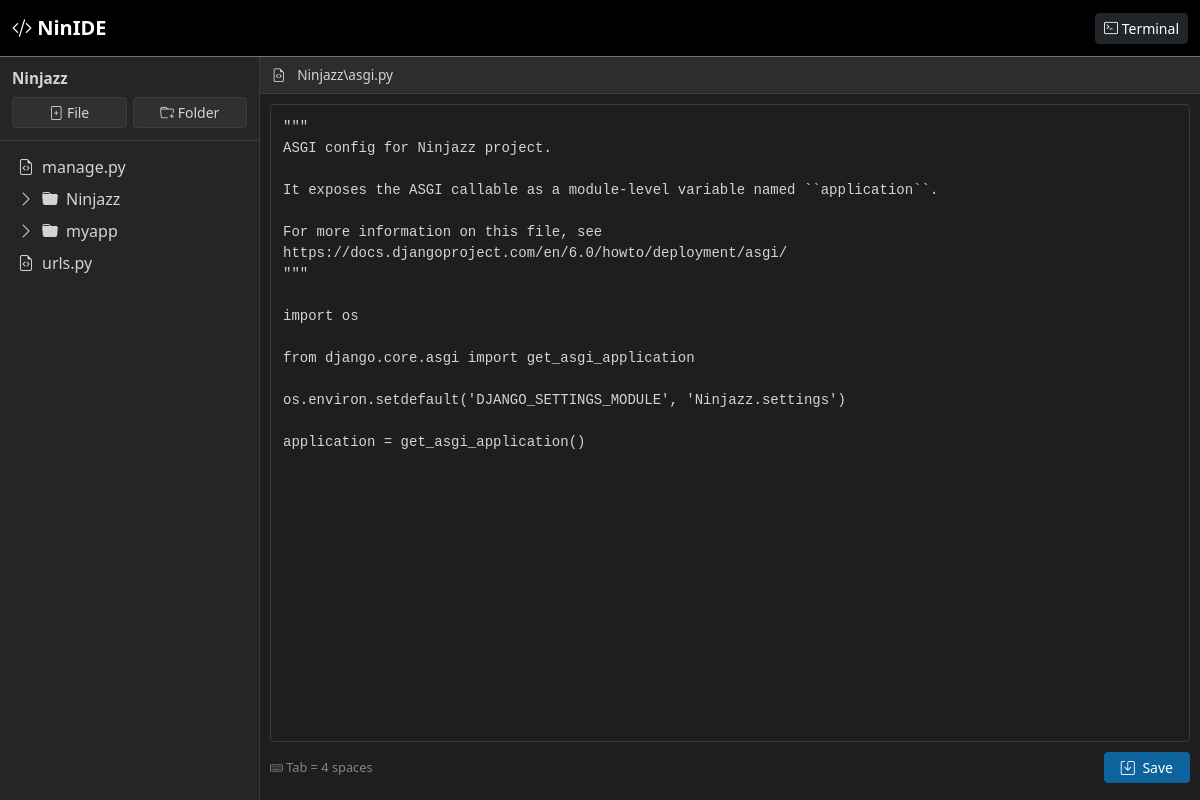
Page /file/216/ on the committed database.
### editor/models.py (models this page shows)
class Project(models.Model):
    name = models.CharField(max_length=50)
    password = models.CharField(max_length=255)
    created_at = models.DateTimeField(auto_now_add=True)

class File(models.Model):
    project = models.ForeignKey(
        Project,
        on_delete=models.CASCADE
    )
    name = models.CharField(max_length=255)
    path = models.CharField(max_length=255)
    content = models.TextField(blank=True)
    is_directory = models.BooleanField(default=False)

### editor/views.py (the view)
def open_file(request, file_id):
    file = get_object_or_404(
        File,
        id=file_id,
        is_directory=False
    )
    project = file.project
    tree = build_file_tree(project)
    return render(
        request,
        "editor.html",
        {
            "project": project,
            "tree": tree,
            "selected_file": file,
        }
    )

### editor/templates/editor.html (shortened to what this page needs)
{% extends "base.html" %}
{% block css %}
{% load static %} <link rel="stylesheet" href="{% static 'editor/editor.css' %}">
{% endblock %}
{% block navbar_actions %} <a href="{% url 'terminal' project.id %}" class="btn btn-dark btn-sm"> <i class="bi bi-terminal"></i> <span class="d-none d-sm-inline">Terminal</span> </a>
{% endblock %}
{% block content %}
<div class="ide-layout">
<aside
    class="file-sidebar offcanvas-lg offcanvas-start"
    tabindex="-1"
    id="fileSidebar"
    aria-labelledby="fileSidebarLabel"
>
    <div class="sidebar-header">
        <div class="d-flex align-items-center justify-content-between">
            <div class="min-width-0">
                <h5
                    id="fileSidebarLabel"
                    class="project-name mb-0"
                    title="{{ project.name }}"
                >
                    {{ project.name }}
                </h5>
            </div>
        </div>
        <div class="sidebar-actions">
            <button
                class="btn btn-outline-secondary btn-sm"
                data-bs-toggle="modal"
                data-bs-target="#createFileModal"
                title="Create file"
            >
                <i class="bi bi-file-plus"></i>
                <span>File</span>
            </button>
            <button
                class="btn btn-outline-secondary btn-sm"
                data-bs-toggle="modal"
                data-bs-target="#createFolderModal"
                title="Create folder"
            >
                <i class="bi bi-folder-plus"></i>
                <span>Folder</span>
            </button>
        </div>
    </div>
    <div class="file-tree">
        {% if tree %}
            {% include "editor/tree.html" with tree=tree %}
        {% else %}
            <p class="text-muted small px-2">
                No files.
            </p>
        {% endif %}
    </div>
</aside>
<section class="editor-area">
    <div class="editor-toolbar">
        <div class="file-title min-width-0">
            {% if selected_file %}
                <i class="bi bi-file-earmark-code me-2"></i>
                <span
                    title="{{ selected_file.path }}"
                >
                    {{ selected_file.path }}
                </span>
            {% else %}
                <span class="text-muted">
                    <i class="bi bi-file-earmark me-2"></i>
                    Select a file
                </span>
            {% endif %}
        </div>
    </div>
    {% if selected_file %}
        <form
            method="POST"
            action="{% url 'save_file' selected_file.id %}"
            class="editor-form"
        >
            <textarea
                id="editor"
                name="content"
                spellcheck="false"
                autocomplete="off"
                autocorrect="off"
                autocapitalize="off"
            >{{ selected_file.content }}</textarea>
            <div class="editor-footer">
                <span class="editor-hint">
                    <i class="bi bi-keyboard"></i>
                    Tab = 4 spaces
                </span>
                <button
                    type="submit"
                    class="btn btn-success btn-sm px-3"
                >
                    <i class="bi bi-save me-1"></i>
                    Save
                </button>
            </div>
        </form>
    {% endif %}
</section>
</div>
{% endblock %}

### editor/templates/editor/tree.html (shortened to what this page needs)
{% for item in tree %}
    {% if item.is_directory %}
        <div class="folder" data-path="{{ item.name }}">
            <div
                class="folder-header d-flex align-items-center gap-2 px-2 py-1 rounded"
            >
                <i class="bi bi-chevron-right folder-arrow"></i>
                <i class="bi bi-folder-fill"></i>
                <span>{{ item.name }}</span>
            </div>
        </div>
    {% else %}
        <a
            href="{% url 'open_file' item.file.id %}"
            class="file-item d-flex align-items-center gap-2 px-2 py-1 rounded text-decoration-none"
        >
            <i class="bi bi-file-earmark-code"></i>
            <span>{{ item.name }}</span>
        </a>
    {% endif %}
{% endfor %}

### editor/static/editor/editor.css (style rules this page uses)
html, body { height: 100%; margin: 0; }
.ide-layout { display: flex; flex-direction: column; height: calc(100vh - 56px); overflow: hidden; }
.editor-area { flex: 1; display: flex; flex-direction: column; min-height: 0; }
.editor-form { flex: 1; display: flex; flex-direction: column; min-height: 0; }
#editor { width: 100%; flex: 1; min-height: 350px; resize: vertical; font-family: monospace; font-size: 14px; line-height: 1.5; padding: 12px; border: 1px solid #dee2e6; border-radius: 4px; box-sizing: border-box; }
.editor-footer { display: flex; justify-content: space-between; align-items: center; padding: 8px 0; }

### editor/templates/editor.html (style rules this page uses)
:root { --ide-bg: #1e1e1e; --ide-sidebar-bg: #252526; --ide-toolbar-bg: #2d2d2d; --ide-border: #3c3c3c; --ide-text: #d4d4d4; --ide-muted: #858585; --ide-accent: #0e639c; --ide-accent-hover: #1177bb; }
html, body { height: 100%; margin: 0; background-color: var(--ide-bg); color: var(--ide-text); }
.ide-layout { display: flex !important; flex-direction: row !important; height: calc(100vh - 56px); overflow: hidden; background-color: var(--ide-bg); }
@media (min-width: 992px) { .file-sidebar.offcanvas-lg { flex: 0 0 260px !important; width: 260px !important; height: 100% !important; overflow-y: auto; } }
.editor-area { flex: 1 1 0; min-width: 0; height: 100%; }
.file-sidebar.offcanvas-lg { max-width: 280px !important; background-color: var(--ide-sidebar-bg) !important; border-right: 1px solid var(--ide-border); color: var(--ide-text); }
.sidebar-header { padding: 12px; border-bottom: 1px solid var(--ide-border); }
.project-name { color: var(--ide-text); font-weight: 600; font-size: 0.95rem; }
.sidebar-actions { display: flex; gap: 6px; margin-top: 10px; }
.sidebar-actions .btn { flex: 1; border-color: var(--ide-border); color: var(--ide-text); background: rgba(255, 255, 255, 0.05); }
.file-tree { padding: 10px; overflow-y: auto; }
.file-tree a, .file-tree .folder-header { color: var(--ide-text) !important; text-decoration: none; padding: 4px 6px; border-radius: 4px; display: flex; align-items: center; gap: 6px; }
.editor-area { flex: 1; display: flex; flex-direction: column; min-width: 0; background-color: var(--ide-bg); }
.editor-toolbar { background-color: var(--ide-toolbar-bg); border-bottom: 1px solid var(--ide-border); padding: 8px 12px; color: var(--ide-text); font-size: 0.85rem; }
.editor-form { flex: 1; display: flex; flex-direction: column; min-height: 0; padding: 10px; }
#editor { width: 100%; flex: 1; min-height: 0; background-color: #1e1e1e; color: #d4d4d4; border: 1px solid var(--ide-border); border-radius: 4px; padding: 12px; font-family: 'Consolas', 'Fira Code', 'Courier New', monospace; font-size: 14px; line-height: 1.5; outline: none; resize: none; tab-size: 4; }
.editor-footer { display: flex; justify-content: space-between; align-items: center; padding-top: 10px; color: var(--ide-muted); font-size: 0.8rem; }
.editor-footer .btn-success { background-color: var(--ide-accent); border-color: var(--ide-accent); }

### rows in the picture
Project: name "Ninjazz"
File: name "manage.py"
File: name "Ninjazz"
File: name "myapp"
File: name "urls.py"
File: path "Ninjazz\\asgi.py", content "\"\"\" ASGI config for Ninjazz project. It exposes the ASGI callable as a module-level variable named ``application``. For more information on this file, see https://docs.djangoproject.com/en/6.0/howto/deployment/asgi/ \"\"\" import os from django.core.asgi import get_asgi_application os.environ.setdefault('DJANGO_SETTINGS_MODULE', 'Ninjazz.settings') application = get_asgi_application()"
